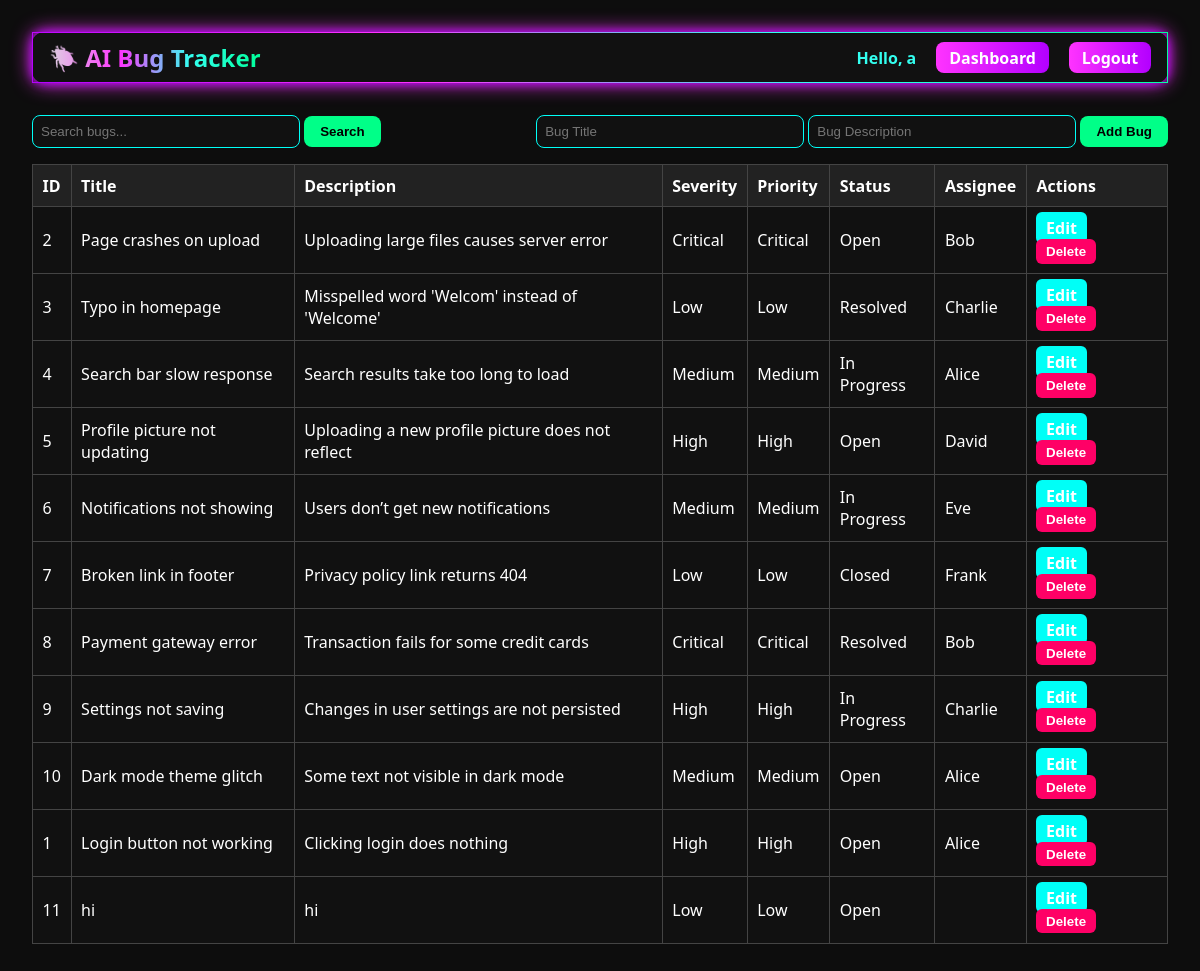
The page / (signed in) on the database its author committed.
### tables this page shows
CREATE TABLE bugs (
    id INTEGER PRIMARY KEY AUTOINCREMENT,
    title TEXT NOT NULL,
    description TEXT NOT NULL,
    severity TEXT,
    priority TEXT,
    status TEXT DEFAULT 'Open',
    assignee TEXT,
    created_at TIMESTAMP DEFAULT CURRENT_TIMESTAMP,
    updated_at TIMESTAMP DEFAULT CURRENT_TIMESTAMP
);

### app.py (the view)
@app.route("/")
def index():
    if "user_id" not in session:
        return redirect(url_for("login"))
    query = request.args.get("q", "")
    filter_severity = request.args.get("filter", "")
    conn = get_db_connection()
    sql = "SELECT * FROM bugs WHERE title LIKE ? OR description LIKE ?"
    params = (f"%{query}%", f"%{query}%")
    if filter_severity:
        sql += " AND severity=?"
        params += (filter_severity,)
    sql += " ORDER BY created_at DESC"
    bugs = conn.execute(sql, params).fetchall()
    conn.close()
    return render_template("index.html", bugs=bugs)

### app.py (called while the page is built)
def get_db_connection():
    conn = sqlite3.connect(DB_NAME)
    conn.row_factory = sqlite3.Row
    return conn

### templates/index.html (shortened to what this page needs)
<!DOCTYPE html>
<html>
<head>
</head>
<body class="container mt-5">
    <div class="navbar">
        <h2>🪲 AI Bug Tracker</h2>
        <div>
            <span class="user-info">Hello, {{ session['username'] }}</span>
            <a href="{{ url_for('dashboard') }}" class="btn-dashboard">Dashboard</a>
            <a href="{{ url_for('logout') }}" class="btn-logout">Logout</a>
        </div>
    </div>
    <div class="search-add">
        <form method="GET" action="{{ url_for('index') }}">
            <input type="text" name="q" placeholder="Search bugs..." value="{{ request.args.get('q','') }}">
            <button type="submit" class="btn-add">Search</button>
        </form>
        <form method="POST" action="{{ url_for('add_bug') }}">
            <input type="text" name="title" placeholder="Bug Title" required>
            <input type="text" name="description" placeholder="Bug Description" required>
            <button type="submit" class="btn-add">Add Bug</button>
        </form>
    </div>
    <table>
        <thead>
            <tr>
                <th>ID</th>
                <th>Title</th>
                <th>Description</th>
                <th>Severity</th>
                <th>Priority</th>
                <th>Status</th>
                <th>Assignee</th>
                <th>Actions</th>
            </tr>
        </thead>
        <tbody>
            {% for bug in bugs %}
            <tr>
                <td>{{ bug['id'] }}</td>
                <td>{{ bug['title'] }}</td>
                <td>{{ bug['description'] }}</td>
                <td>{{ bug['severity'] }}</td>
                <td>{{ bug['priority'] }}</td>
                <td>{{ bug['status'] }}</td>
                <td>{{ bug['assignee'] }}</td>
                <td>
                    <a href="{{ url_for('edit_bug', bug_id=bug['id']) }}" class="btn-edit">Edit</a>
                    <form method="POST" action="{{ url_for('delete_bug', bug_id=bug['id']) }}" style="display:inline;">
                        <button type="submit" class="btn-delete" onclick="return confirm('Delete this bug?')">Delete</button>
                    </form>
                </td>
            </tr>
            {% endfor %}
        </tbody>
    </table>
</body>
</html>

### templates/index.html (style rules this page uses)
body { background-color: #0d0d0d; color: #fff; font-family: 'Segoe UI', Tahoma, Geneva, Verdana, sans-serif; padding: 2rem; }
.container { max-width: 1200px; margin: 0 auto; }
.navbar { display: flex; justify-content: space-between; align-items: center; margin-bottom: 2rem; padding: 0.5rem 1rem; background: #111111; border-radius: 12px; border: 1px solid; border-image: linear-gradient(45deg, #b300ff, #ff33ff, #33fff0, #00ff99) 1; box-shadow: 0 0 10px #b300ff, 0 0 20px #ff33ff; }
.navbar h2 { background: linear-gradient(90deg, #ddd4e0ff, #ff33ff, #33fff0, #00ff99); -webkit-background-clip: text; -webkit-text-fill-color: transparent; margin: 0; }
.navbar .user-info { color: #33fff0; font-weight: bold; }
.btn-logout, .btn-dashboard { padding: 0.3rem 0.8rem; border-radius: 8px; border: none; background: linear-gradient(90deg, #ff33ff, #b300ff); color: #fff; font-weight: bold; cursor: pointer; text-decoration: none; transition: all 0.3s ease; margin-left: 1rem; }
table { width: 100%; border-collapse: collapse; margin-top: 1rem; }
th, td { border: 1px solid #444; padding: 0.6rem; text-align: left; }
th { background: #222; }
td { background: #111; }
a.btn-edit, button.btn-delete { padding: 0.3rem 0.6rem; border-radius: 6px; border: none; color: #fff; font-weight: bold; text-decoration: none; cursor: pointer; margin-right: 0.3rem; }
a.btn-edit { background: #00fff7; }
button.btn-delete { background: #ff0066; }
.search-add { display: flex; justify-content: space-between; align-items: center; margin-bottom: 1rem; }
input[type="text"] { padding: 0.5rem; border-radius: 8px; border: 1px solid #00fff7; background: #111; color: #fff; width: 250px; }
button.btn-add { background: #00ff88; border: none; padding: 0.5rem 1rem; border-radius: 8px; font-weight: bold; cursor: pointer; }

### rows shown on the page
bugs: id "2", title "Page crashes on upload", description "Uploading large files causes server error", severity "Critical", priority "Critical", status "Open", assignee "Bob"
bugs: id "3", title "Typo in homepage", description "Misspelled word 'Welcom' instead of 'Welcome'", severity "Low", priority "Low", status "Resolved", assignee "Charlie"
bugs: id "4", title "Search bar slow response", description "Search results take too long to load", severity "Medium", priority "Medium", status "In Progress", assignee "Alice"
bugs: id "5", title "Profile picture not updating", description "Uploading a new profile picture does not reflect", severity "High", priority "High", status "Open", assignee "David"
bugs: id "6", title "Notifications not showing", description "Users don’t get new notifications", severity "Medium", priority "Medium", status "In Progress", assignee "Eve"
bugs: id "7", title "Broken link in footer", description "Privacy policy link returns 404", severity "Low", priority "Low", status "Closed", assignee "Frank"
bugs: id "8", title "Payment gateway error", description "Transaction fails for some credit cards", severity "Critical", priority "Critical", status "Resolved", assignee "Bob"
bugs: id "9", title "Settings not saving", description "Changes in user settings are not persisted", severity "High", priority "High", status "In Progress", assignee "Charlie"
bugs: id "10", title "Dark mode theme glitch", description "Some text not visible in dark mode", severity "Medium", priority "Medium", status "Open", assignee "Alice"
bugs: id "1", title "Login button not working", description "Clicking login does nothing", severity "High", priority "High", status "Open", assignee "Alice"
bugs: id "11", title "hi", description "hi", severity "Low", priority "Low", status "Open"

### other values the page prints
{{ session['username'] }} "a"
